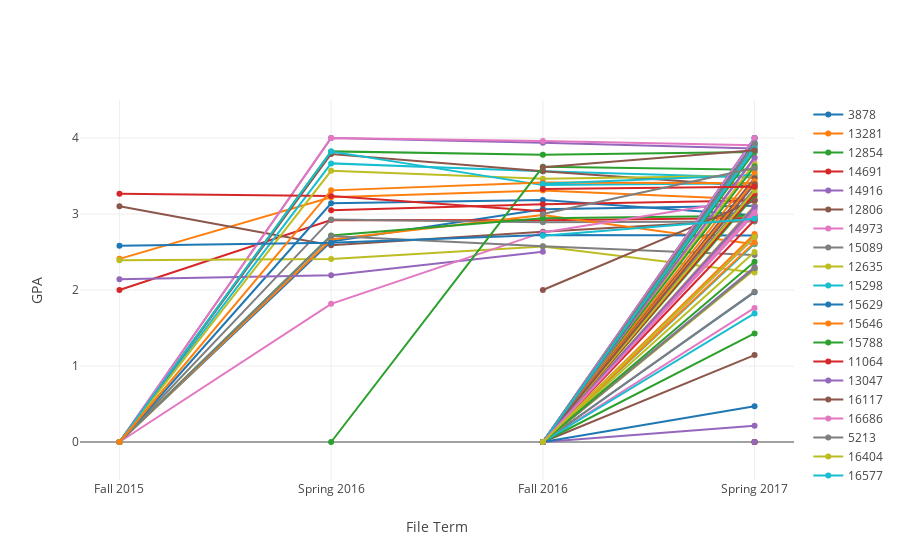

Notebook source saved alongside this figure:
### Code cell
iplot(figure, validate = False)

### Figure 1 — Plotly figure (JSON) as saved in the notebook; plotly's stock layout.template omitted (floating-point values rounded to 4 significant figures)
{"data": [{"connectgaps": true, "name": 3878, "text": [0, 2.639, 3.061, 3.107], "type": "scatter", "x": ["Fall 2015", "Spring 2016", "Fall 2016", "Spring 2017"], "y": [0, 2.639, 3.061, 3.107]}, {"connectgaps": true, "name": 13281, "text": [2.41, 3.219, 3.308, 3.191], "type": "scatter", "x": ["Fall 2015", "Spring 2016", "Fall 2016", "Spring 2017"], "y": [2.41, 3.219, 3.308, 3.191]}, {"connectgaps": true, "name": 12854, "text": [0, 3.824, 3.781, 3.816], "type": "scatter", "x": ["Fall 2015", "Spring 2016", "Fall 2016", "Spring 2017"], "y": [0, 3.824, 3.781, 3.816]}, {"connectgaps": true, "name": 14691, "text": [2, 2.922, 2.919, 2.947], "type": "scatter", "x": ["Fall 2015", "Spring 2016", "Fall 2016", "Spring 2017"], "y": [2, 2.922, 2.919, 2.947]}, {"connectgaps": true, "name": 14916, "text": [0, 4, 3.936, 3.863], "type": "scatter", "x": ["Fall 2015", "Spring 2016", "Fall 2016", "Spring 2017"], "y": [0, 4, 3.936, 3.863]}, {"connectgaps": true, "name": 12806, "text": [3.102, 2.588, 2.767, 2.925], "type": "scatter", "x": ["Fall 2015", "Spring 2016", "Fall 2016", "Spring 2017"], "y": [3.102, 2.588, 2.767, 2.925]}, {"connectgaps": true, "name": 14973, "text": [0, 4, 3.959, 3.903], "type": "scatter", "x": ["Fall 2015", "Spring 2016", "Fall 2016", "Spring 2017"], "y": [0, 4, 3.959, 3.903]}, {"connectgaps": true, "name": 15089, "text": [0, 2.929, 2.893, 2.901], "type": "scatter", "x": ["Fall 2015", "Spring 2016", "Fall 2016", "Spring 2017"], "y": [0, 2.929, 2.893, 2.901]}, {"connectgaps": true, "name": 12635, "text": [2.391, 2.408, 2.573, 2.229], "type": "scatter", "x": ["Fall 2015", "Spring 2016", "Fall 2016", "Spring 2017"], "y": [2.391, 2.408, 2.573, 2.229]}, {"connectgaps": true, "name": 15298, "text": [0, 3.666, 3.563, 3.48], "type": "scatter", "x": ["Fall 2015", "Spring 2016", "Fall 2016", "Spring 2017"], "y": [0, 3.666, 3.563, 3.48]}, {"connectgaps": true, "name": 15629, "text": [0, 3.141, 3.185, 2.984], "type": "scatter", "x": ["Fall 2015", "Spring 2016", "Fall 2016", "Spring 2017"], "y": [0, 3.141, 3.185, 2.984]}, {"connectgaps": true, "name": 15646, "text": [0, 2.665, 2.987, 2.603], "type": "scatter", "x": ["Fall 2015", "Spring 2016", "Fall 2016", "Spring 2017"], "y": [0, 2.665, 2.987, 2.603]}, {"connectgaps": true, "name": 15788, "text": [0, 2.716, 2.945, 2.978], "type": "scatter", "x": ["Fall 2015", "Spring 2016", "Fall 2016", "Spring 2017"], "y": [0, 2.716, 2.945, 2.978]}, {"connectgaps": true, "name": 11064, "text": [3.266, 3.237, 3.035], "type": "scatter", "x": ["Fall 2015", "Spring 2016", "Fall 2016"], "y": [3.266, 3.237, 3.035]}, {"connectgaps": true, "name": 13047, "text": [2.143, 2.193, 2.503], "type": "scatter", "x": ["Fall 2015", "Spring 2016", "Fall 2016"], "y": [2.143, 2.193, 2.503]}, {"connectgaps": true, "name": 16117, "text": [0, 3.79, 3.561, 3.364], "type": "scatter", "x": ["Fall 2015", "Spring 2016", "Fall 2016", "Spring 2017"], "y": [0, 3.79, 3.561, 3.364]}, {"connectgaps": true, "name": 16686, "text": [0, 1.818, 2.758, 3.204], "type": "scatter", "x": ["Fall 2015", "Spring 2016", "Fall 2016", "Spring 2017"], "y": [0, 1.818, 2.758, 3.204]}, {"connectgaps": true, "name": 5213, "text": [0, 2.709, 2.576, 2.46], "type": "scatter", "x": ["Fall 2015", "Spring 2016", "Fall 2016", "Spring 2017"], "y": [0, 2.709, 2.576, 2.46]}, {"connectgaps": true, "name": 16404, "text": [0, 3.569, 3.463, 3.504], "type": "scatter", "x": ["Fall 2015", "Spring 2016", "Fall 2016", "Spring 2017"], "y": [0, 3.569, 3.463, 3.504]}, {"connectgaps": true, "name": 16577, "text": [0, 3.822, 3.38, 3.404], "type": "scatter", "x": ["Fall 2015", "Spring 2016", "Fall 2016", "Spring 2017"], "y": [0, 3.822, 3.38, 3.404]}, {"connectgaps": true, "name": 8197, "text": [2.583, 2.622, 2.724, 2.716], "type": "scatter", "x": ["Fall 2015", "Spring 2016", "Fall 2016", "Spring 2017"], "y": [2.583, 2.622, 2.724, 2.716]}, {"connectgaps": true, "name": 15967, "text": [0, 3.311, 3.414, 3.406], "type": "scatter", "x": ["Fall 2015", "Spring 2016", "Fall 2016", "Spring 2017"], "y": [0, 3.311, 3.414, 3.406]}, {"connectgaps": true, "name": 17656, "text": [0, 3.621, 3.583], "type": "scatter", "x": ["Spring 2016", "Fall 2016", "Spring 2017"], "y": [0, 3.621, 3.583]}, {"connectgaps": true, "name": 11488, "text": [3.05, 3.127, 3.177], "type": "scatter", "x": ["Spring 2016", "Fall 2016", "Spring 2017"], "y": [3.05, 3.127, 3.177]}, {"connectgaps": true, "name": 17733, "text": [0, 2.304], "type": "scatter", "x": ["Fall 2016", "Spring 2017"], "y": [0, 2.304]}, {"connectgaps": true, "name": 17836, "text": [0, 2.275], "type": "scatter", "x": ["Fall 2016", "Spring 2017"], "y": [0, 2.275]}, {"connectgaps": true, "name": 17853, "text": [0, 1.764], "type": "scatter", "x": ["Fall 2016", "Spring 2017"], "y": [0, 1.764]}, {"connectgaps": true, "name": 18516, "text": [0, 3.334], "type": "scatter", "x": ["Fall 2016", "Spring 2017"], "y": [0, 3.334]}, {"connectgaps": true, "name": 17705, "text": [0, 3.666], "type": "scatter", "x": ["Fall 2016", "Spring 2017"], "y": [0, 3.666]}, {"connectgaps": true, "name": 17856, "text": [3.398, 3.512], "type": "scatter", "x": ["Fall 2016", "Spring 2017"], "y": [3.398, 3.512]}, {"connectgaps": true, "name": 17949, "text": [0, 1.97], "type": "scatter", "x": ["Fall 2016", "Spring 2017"], "y": [0, 1.97]}, {"connectgaps": true, "name": 18912, "text": [0, 3.103], "type": "scatter", "x": ["Fall 2016", "Spring 2017"], "y": [0, 3.103]}, {"connectgaps": true, "name": 19013, "text": [0, 3.625], "type": "scatter", "x": ["Fall 2016", "Spring 2017"], "y": [0, 3.625]}, {"connectgaps": true, "name": 18935, "text": [0, 2.921], "type": "scatter", "x": ["Fall 2016", "Spring 2017"], "y": [0, 2.921]}, {"connectgaps": true, "name": 19140, "text": [0, 0.214], "type": "scatter", "x": ["Fall 2016", "Spring 2017"], "y": [0, 0.214]}, {"connectgaps": true, "name": 18851, "text": [0, 1.144], "type": "scatter", "x": ["Fall 2016", "Spring 2017"], "y": [0, 1.144]}, {"connectgaps": true, "name": 17666, "text": [0, 3.727], "type": "scatter", "x": ["Fall 2016", "Spring 2017"], "y": [0, 3.727]}, {"connectgaps": true, "name": 19153, "text": [0, 1.978], "type": "scatter", "x": ["Fall 2016", "Spring 2017"], "y": [0, 1.978]}, {"connectgaps": true, "name": 19289, "text": [0, 2.27], "type": "scatter", "x": ["Fall 2016", "Spring 2017"], "y": [0, 2.27]}, {"connectgaps": true, "name": 17644, "text": [0, 2.608], "type": "scatter", "x": ["Fall 2016", "Spring 2017"], "y": [0, 2.608]}, {"connectgaps": true, "name": 19291, "text": [0, 4], "type": "scatter", "x": ["Fall 2016", "Spring 2017"], "y": [0, 4]}, {"connectgaps": true, "name": 17637, "text": [0, 3.544], "type": "scatter", "x": ["Fall 2016", "Spring 2017"], "y": [0, 3.544]}, {"connectgaps": true, "name": 17622, "text": [0, 3.241], "type": "scatter", "x": ["Fall 2016", "Spring 2017"], "y": [0, 3.241]}, {"connectgaps": true, "name": 19372, "text": [0, 2.699], "type": "scatter", "x": ["Fall 2016", "Spring 2017"], "y": [0, 2.699]}, {"connectgaps": true, "name": 19102, "text": [0, 3.902], "type": "scatter", "x": ["Fall 2016", "Spring 2017"], "y": [0, 3.902]}, {"connectgaps": true, "name": 18069, "text": [0, 3.472], "type": "scatter", "x": ["Fall 2016", "Spring 2017"], "y": [0, 3.472]}, {"connectgaps": true, "name": 18812, "text": [0, 2.69], "type": "scatter", "x": ["Fall 2016", "Spring 2017"], "y": [0, 2.69]}, {"connectgaps": true, "name": 18841, "text": [0, 3.062], "type": "scatter", "x": ["Fall 2016", "Spring 2017"], "y": [0, 3.062]}, {"connectgaps": true, "name": 18579, "text": [0, 3.111], "type": "scatter", "x": ["Fall 2016", "Spring 2017"], "y": [0, 3.111]}, {"connectgaps": true, "name": 18504, "text": [0, 3.906], "type": "scatter", "x": ["Fall 2016", "Spring 2017"], "y": [0, 3.906]}, {"connectgaps": true, "name": 18500, "text": [0, 3.942], "type": "scatter", "x": ["Fall 2016", "Spring 2017"], "y": [0, 3.942]}, {"connectgaps": true, "name": 18591, "text": [0, 3.431], "type": "scatter", "x": ["Fall 2016", "Spring 2017"], "y": [0, 3.431]}, {"connectgaps": true, "name": 18636, "text": [0, 1.429], "type": "scatter", "x": ["Fall 2016", "Spring 2017"], "y": [0, 1.429]}, {"connectgaps": true, "name": 18499, "text": [0, 3.268], "type": "scatter", "x": ["Fall 2016", "Spring 2017"], "y": [0, 3.268]}, {"connectgaps": true, "name": 18474, "text": [0, 3.746], "type": "scatter", "x": ["Fall 2016", "Spring 2017"], "y": [0, 3.746]}, {"connectgaps": true, "name": 17384, "text": [2, 3.175], "type": "scatter", "x": ["Fall 2016", "Spring 2017"], "y": [2, 3.175]}, {"connectgaps": true, "name": 18472, "text": [0, 3.039], "type": "scatter", "x": ["Fall 2016", "Spring 2017"], "y": [0, 3.039]}, {"connectgaps": true, "name": 18468, "text": [0, 2.286], "type": "scatter", "x": ["Fall 2016", "Spring 2017"], "y": [0, 2.286]}, {"connectgaps": true, "name": 18644, "text": [0, 3.309], "type": "scatter", "x": ["Fall 2016", "Spring 2017"], "y": [0, 3.309]}, {"connectgaps": true, "name": 18116, "text": [0, 1.692], "type": "scatter", "x": ["Fall 2016", "Spring 2017"], "y": [0, 1.692]}, {"connectgaps": true, "name": 18717, "text": [0, 4], "type": "scatter", "x": ["Fall 2016", "Spring 2017"], "y": [0, 4]}, {"connectgaps": true, "name": 18337, "text": [0, 2.625], "type": "scatter", "x": ["Fall 2016", "Spring 2017"], "y": [0, 2.625]}, {"connectgaps": true, "name": 18730, "text": [0, 3.82], "type": "scatter", "x": ["Fall 2016", "Spring 2017"], "y": [0, 3.82]}, {"connectgaps": true, "name": 18329, "text": [0], "type": "scatter", "x": ["Fall 2016"], "y": [0]}, {"connectgaps": true, "name": 18213, "text": [0], "type": "scatter", "x": ["Fall 2016"], "y": [0]}, {"connectgaps": true, "name": 18735, "text": [0, 3.392], "type": "scatter", "x": ["Fall 2016", "Spring 2017"], "y": [0, 3.392]}, {"connectgaps": true, "name": 18189, "text": [0, 4], "type": "scatter", "x": ["Fall 2016", "Spring 2017"], "y": [0, 4]}, {"connectgaps": true, "name": 18181, "text": [0, 3.929], "type": "scatter", "x": ["Fall 2016", "Spring 2017"], "y": [0, 3.929]}, {"connectgaps": true, "name": 18758, "text": [0, 2.5], "type": "scatter", "x": ["Fall 2016", "Spring 2017"], "y": [0, 2.5]}, {"connectgaps": true, "name": 18160, "text": [0, 3.856], "type": "scatter", "x": ["Fall 2016", "Spring 2017"], "y": [0, 3.856]}, {"connectgaps": true, "name": 18151, "text": [0, 0.471], "type": "scatter", "x": ["Fall 2016", "Spring 2017"], "y": [0, 0.471]}, {"connectgaps": true, "name": 18524, "text": [0, 2.737], "type": "scatter", "x": ["Fall 2016", "Spring 2017"], "y": [0, 2.737]}, {"connectgaps": true, "name": 18397, "text": [0, 2.372], "type": "scatter", "x": ["Fall 2016", "Spring 2017"], "y": [0, 2.372]}, {"connectgaps": true, "name": 17345, "text": [3.33, 3.358], "type": "scatter", "x": ["Fall 2016", "Spring 2017"], "y": [3.33, 3.358]}, {"connectgaps": true, "name": 17578, "text": [0, 3.096], "type": "scatter", "x": ["Fall 2016", "Spring 2017"], "y": [0, 3.096]}, {"connectgaps": true, "name": 10532, "text": [3.616, 3.838], "type": "scatter", "x": ["Fall 2016", "Spring 2017"], "y": [3.616, 3.838]}, {"connectgaps": true, "name": 10372, "text": [0, 3], "type": "scatter", "x": ["Fall 2016", "Spring 2017"], "y": [0, 3]}, {"connectgaps": true, "name": 9357, "text": [3, 3.606], "type": "scatter", "x": ["Fall 2016", "Spring 2017"], "y": [3, 3.606]}, {"connectgaps": true, "name": 16087, "text": [0, 2.697], "type": "scatter", "x": ["Fall 2016", "Spring 2017"], "y": [0, 2.697]}, {"connectgaps": true, "name": 16716, "text": [2.713, 2.937], "type": "scatter", "x": ["Fall 2016", "Spring 2017"], "y": [2.713, 2.937]}, {"connectgaps": true, "name": 19553, "text": [0], "type": "scatter", "x": ["Spring 2017"], "y": [0]}, {"connectgaps": true, "name": 19440, "text": [0], "type": "scatter", "x": ["Spring 2017"], "y": [0]}, {"connectgaps": true, "name": 19212, "text": [0], "type": "scatter", "x": ["Spring 2017"], "y": [0]}, {"connectgaps": true, "name": 19610, "text": [0], "type": "scatter", "x": ["Spring 2017"], "y": [0]}, {"connectgaps": true, "name": 19623, "text": [0], "type": "scatter", "x": ["Spring 2017"], "y": [0]}], "layout": {"hovermode": "closest", "xaxis": {"title": "File Term", "x": ["Fall 2014", "Spring 2014", "Fall 2015", "Spring 2015", "Fall 2016", "Spring 2016", "Fall 2017", "Spring 2017"]}, "yaxis": {"autorange": false, "range": [-0.5, 4.5], "title": "GPA"}}}
